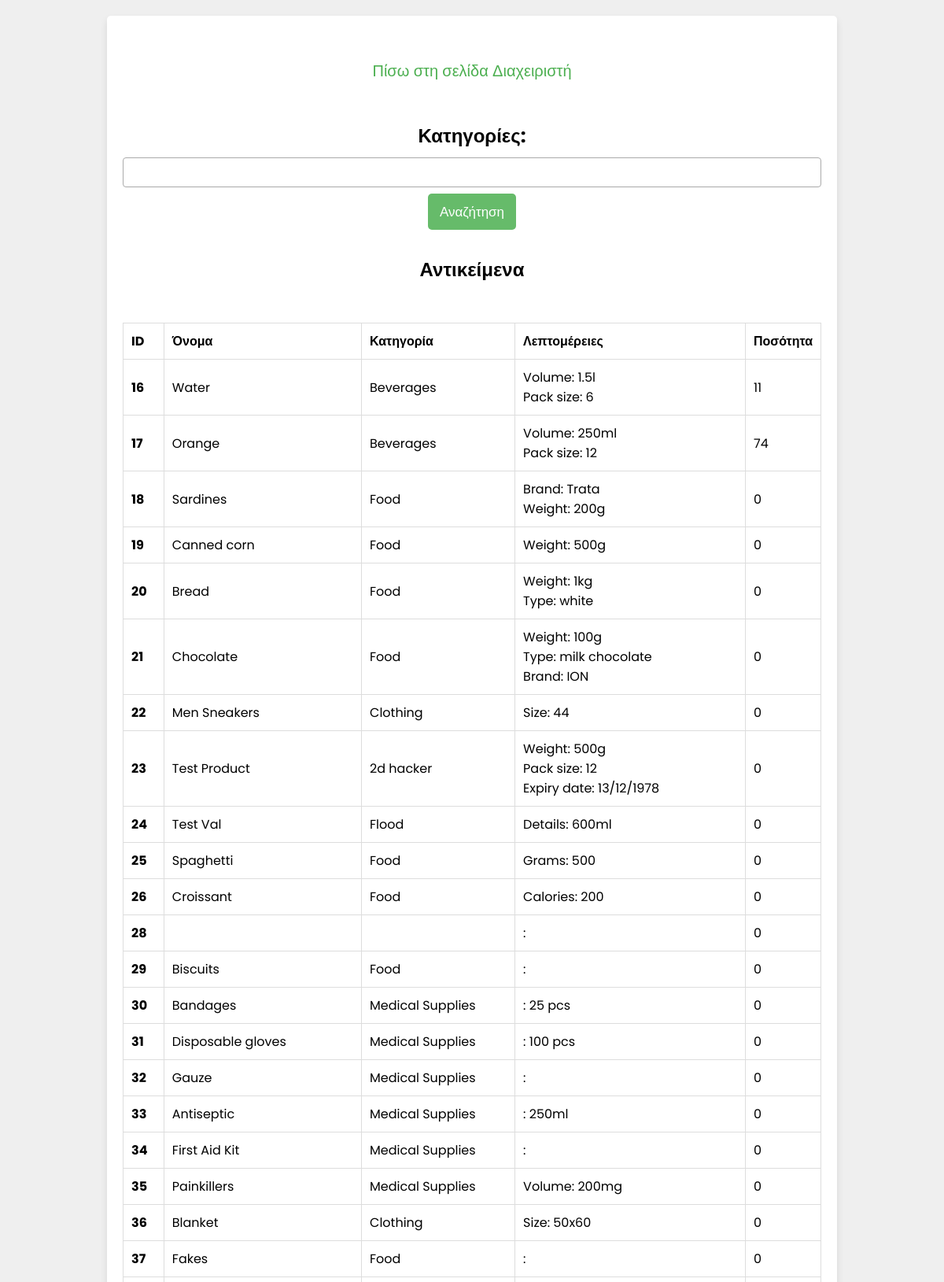
Screenshot of /display_warehouse.php (signed in, upper part) with the database file from the repository.
### tables this page shows
CREATE TABLE `items` (
  `id` int(255) NOT NULL,
  `name` varchar(255) NOT NULL,
  `category` int(255) NOT NULL,
  `details` longtext NOT NULL,
  `quantity` int(255) NOT NULL
);

CREATE TABLE `categories` (
  `id` int(255) NOT NULL,
  `name` varchar(255) NOT NULL
);

### display_warehouse.php (the view, shortened to what this page needs)
<?php
@include 'config.php';
?>
<!DOCTYPE html>
<html lang="el">
<head>
    <link href="https://cdnjs.cloudflare.com/ajax/libs/select2/4.0.13/css/select2.min.css" rel="stylesheet" />
    <link rel="stylesheet" href="css/style.css">
</head>
<body>
    <div class="form-container">
        <form id="initialize_form" action="" method="post">
            <br>
            <p><a href="admin_page.php">Πίσω στη σελίδα Διαχειριστή</a></p><br><br>
            <label for="category"><h2>Κατηγορίες:</h2></label>
            <button class="form-btn" type="submit">Αναζήτηση</button>
            <br><br>
            <h2>Αντικείμενα</h2><br>
            <br>
            <table class="table" id="jsonItemsTable">
                <thead>
                    <tr>
                        <th scope="col">ID</th>
                        <th scope="col">Όνομα</th>
                        <th scope="col">Κατηγορία</th>
                        <th scope="col">Λεπτομέρειες</th>
                        <th scope="col">Ποσότητα</th>
                    </tr>
                </thead>
                <tbody>
                    <?php
                    $selected_categories_str = isset($_POST['category']) ? $_POST['category'] : array();
                    if (!empty($selected_categories_str)) {
                        $query = "SELECT items.*, categories.name as category_name
                                  FROM items
                                  JOIN categories ON items.category = categories.id
                                  WHERE items.category IN ($selected_categories_str)";
                    } else {
                        $query = "SELECT items.*, categories.name as category_name
                                  FROM items
                                  JOIN categories ON items.category = categories.id";
                    }
                    $result = mysqli_query($conn, $query);
                    if ($result) {
                        while ($row = mysqli_fetch_assoc($result)) {
                            $details_array = json_decode($row['details'], true);
                            $details_formatted = "";
                            foreach ($details_array as $detail) {
                                $details_formatted .= ucfirst($detail['detail_name']) . ': ' . $detail['detail_value'] . '<br>';
                            }
                            echo '<tr>
                                <th scope="row">'.$row['id'].'</th>
                                <td>'.$row['name'].'</td>
                                <td>'.$row['category_name'].'</td>
                                <td>'.$details_formatted.'</td>
                                <td>'.$row['quantity'].'</td>
                            </tr>';
                        }
                    }
                    ?>
                </tbody>
            </table>
        </form>
    </div>
</body>
</html>

### css/style.css (style rules this page uses)
html { scroll-behavior: smooth; font-size: 16px; }
* { font-family: 'Poppins', sans-serif; margin: 0; padding: 0; box-sizing: border-box; outline: none; border: none; text-decoration: none; }
.form-container { min-height: 100vh; display: flex; align-items: center; justify-content: center; padding: 1.25rem; padding-bottom: 3.75rem; background: #efefef; }
.form-container form { padding: 1.25rem; border-radius: 0.3125rem; box-shadow: 0 0.3125rem 0.625rem rgba(0, 0, 0, .1); background: #FFF; text-align: center; max-width: 80%; width: 100%; }
.form-container form .form-btn { background: #66BB6A; color: #FFF; text-transform: capitalize; font-size: 1.25rem; cursor: pointer; }
.form-container form p { margin-top: 0.625rem; font-size: 1.25rem; color: #333; }
.form-container form p a { color: #4CAF50; }
table { width: 100%; border-collapse: collapse; }
th, td { padding: 0.625rem; border: 0.0625rem solid #ddd; text-align: left; }
.form-container form button.form-btn { width: fit-content; padding: 0.625rem 0.9375rem; font-size: 1.0625rem; margin: 0.5rem 0; background: #66BB6A; color: #FFF; border-radius: 0.3125rem; }
button { width: fit-content; padding: 0.5rem 0.75rem; margin: 0.5rem 0; background: #66BB6A; color: #FFF; border-radius: 0.3125rem; }
.form-container form label { display: block; margin-bottom: 0.625rem; }

### rows the page displays
items: id "16", name "Water", categories.name "Beverages", detail_name "Volume", detail_value "1.5l", detail_name "Pack size", detail_value "6", quantity "11"
items: id "17", name "Orange", categories.name "Beverages", detail_name "Volume", detail_value "250ml", detail_name "Pack size", detail_value "12", quantity "74"
items: id "18", name "Sardines", categories.name "Food", detail_name "Brand", detail_value "Trata", detail_name "Weight", detail_value "200g", quantity "0"
items: id "19", name "Canned corn", categories.name "Food", detail_name "Weight", detail_value "500g", quantity "0"
items: id "20", name "Bread", categories.name "Food", detail_name "Weight", detail_value "1kg", detail_name "Type", detail_value "white", quantity "0"
items: id "21", name "Chocolate", categories.name "Food", detail_name "Weight", detail_value "100g", detail_name "Type", detail_value "milk chocolate", detail_name "Brand", detail_value "ION", quantity "0"
items: id "22", name "Men Sneakers", categories.name "Clothing", detail_name "Size", detail_value "44", quantity "0"
items: id "23", name "Test Product", categories.name "2d hacker", detail_name "Weight", detail_value "500g", detail_name "Pack size", detail_value "12", detail_name "Expiry date", detail_value "13/12/1978", quantity "0"
items: id "24", name "Test Val", categories.name "Flood", detail_name "Details", detail_value "600ml", quantity "0"
items: id "25", name "Spaghetti", categories.name "Food", detail_name "Grams", detail_value "500", quantity "0"
items: id "26", name "Croissant", categories.name "Food", detail_name "Calories", detail_value "200", quantity "0"
items: id "28", quantity "0"
items: id "29", name "Biscuits", categories.name "Food", quantity "0"
items: id "30", name "Bandages", categories.name "Medical Supplies", detail_value "25 pcs", quantity "0"
items: id "31", name "Disposable gloves", categories.name "Medical Supplies", detail_value "100 pcs", quantity "0"
items: id "32", name "Gauze", categories.name "Medical Supplies", quantity "0"
items: id "33", name "Antiseptic", categories.name "Medical Supplies", detail_value "250ml", quantity "0"
items: id "34", name "First Aid Kit", categories.name "Medical Supplies", quantity "0"
items: id "35", name "Painkillers", categories.name "Medical Supplies", detail_name "Volume", detail_value "200mg", quantity "0"
items: id "36", name "Blanket", categories.name "Clothing", detail_name "Size", detail_value "50x60", quantity "0"
items: id "37", name "Fakes", categories.name "Food", quantity "0"
